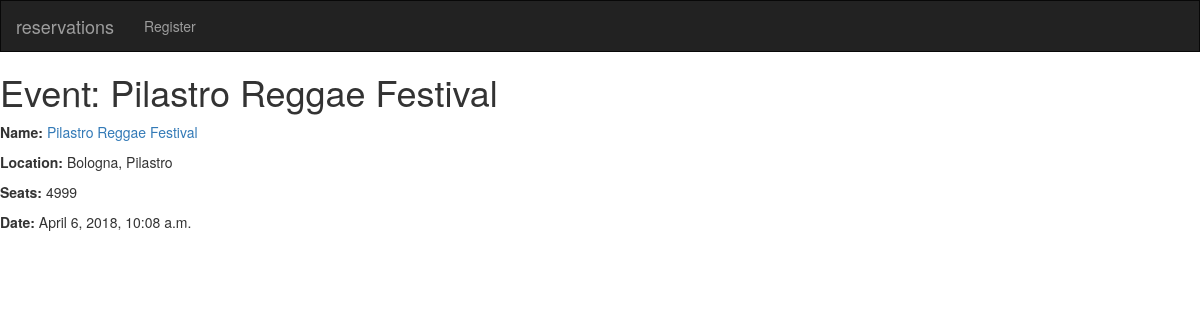
/reservations/11/, run on the app's committed database.
### reservations/models.py (models this page shows, shortened)
class Event(models.Model):
    name = models.CharField(max_length=200)
    location = models.CharField(max_length=200)
    seats = models.IntegerField(default=0)
    date = models.DateTimeField('date published')
    ticket_price = models.IntegerField(default=0)

### reservations/views.py (the view)
# urls.py: path('<int:pk>/', views.EventDetailView.as_view(), name='event_detail'),
class EventDetailView(generic.DetailView):
    model = Event

### reservations/templates/reservations/event_detail.html
{% extends 'reservations/base_visitor.html' %}
{% block body %}
  <h1>Event: {{ event.name }}</h1>
  <p><strong>Name:</strong> <a href="">{{ event.name }}</a></p>
  <p><strong>Location:</strong> {{ event.location }}</p>
  <p><strong>Seats:</strong> {{ event.seats }}</p>
  <p><strong>Date:</strong> {{ event.date }}</p>
{% endblock %}

### reservations/static/reservations/style.css (style rules this page uses)
body { background-color: white; }

### data on the page
Event: name "Pilastro Reggae Festival", location "Bologna, Pilastro", seats "4999", date "April 6, 2018, 10:08 a.m."
